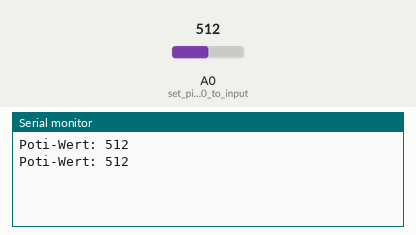
Recording of a sketch running on a simulated Arduino Uno, built with avr-gcc and run on an emulated ATmega328P. Parts: the last lines printed to the serial monitor. The inputs (shaded band) are chosen by the test bench; at power-on: A0 (set_pin_A0_to_input) = 512.

Above: at 1.8 s.
1.9 s: A0 (set_pin_A0_to_input) set to 716
At 2.4 s:
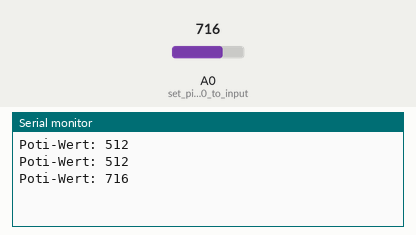
3.4 s: A0 (set_pin_A0_to_input) set to 900
At 4.8 s:
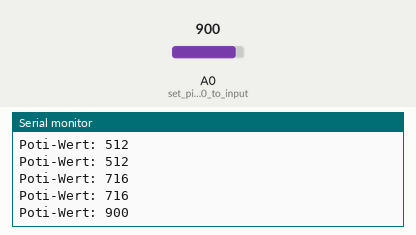
Timing chart, 0 to 6.4 s (numbered marks = the images above; inputs shaded):
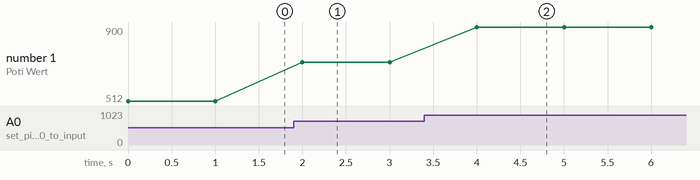

Measured:
- after the input at 1.9 s, the serial monitor: prints a new line after 0.10 s (image 1)
- after the input at 3.4 s, the serial monitor: prints a new line after 0.60 s (image 2)
- plotted number 1: 512 → 716 after the input at 1.9 s, 716 → 900 after the input at 3.4 s

The sketch:

3-2_Der_analoge_Eingang.ino
```cpp
// 3.2 Der analoge Eingang
// Solution by philipprogramm
//
// Pins
// A0: poti-module (only 1 pin avaliable)
// Note: A stands for analog pin of the arduino

void setup(){
    pinMode(A0, INPUT); // set pin A0 to input
    Serial.begin(9600); // begin serial connection with pc
}
void loop(){
    Serial.println("Poti-Wert: " + String(analogRead(A0))); // read analog input from poti with analogRead(port) and print it to serial console
    delay(1000); // wait 1s with next output
}
```
